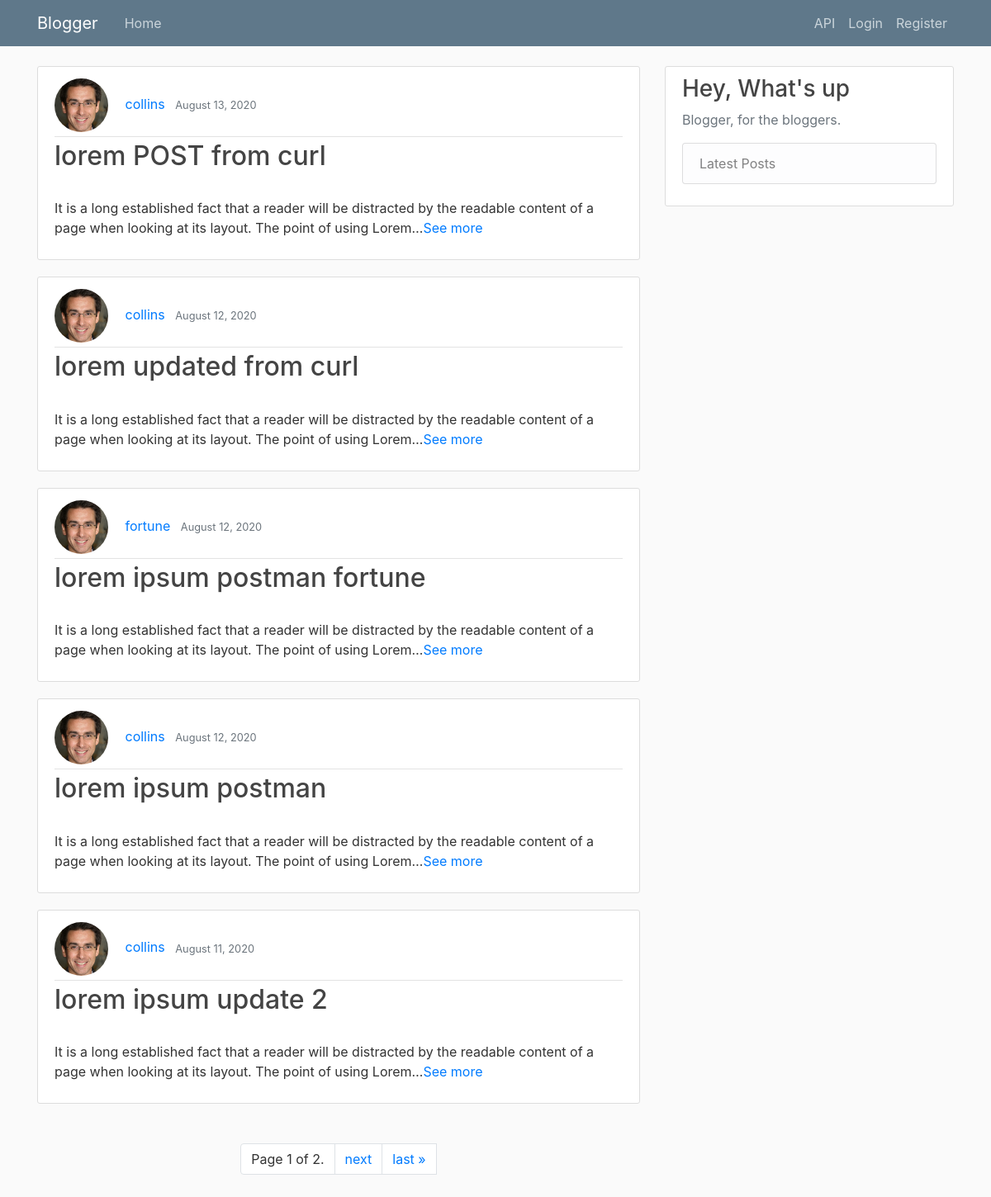
The page / on the database its author committed.
### page/models.py (models this page shows, shortened)
class Post(models.Model):
    title = models.CharField(max_length=50)
    content = models.TextField('content')
    date_posted = models.DateTimeField('time published', default=timezone.now)
    author = models.ForeignKey(
        User, related_name='posts', on_delete=models.CASCADE)
    slug = models.SlugField(max_length=75)

### users/models.py (models this page shows, shortened)
class Profile(models.Model):
    user = models.OneToOneField(User, on_delete=models.CASCADE)
    image = models.ImageField(default='default.png', upload_to='profile_pics')

### page/views.py (the view)
# urls.py: path('', views.HomeView.as_view(), name='home'),
class HomeView(generic.ListView):
    model = models.Post
    template_name = "page/home.html"
    ordering = ['-date_posted']
    context_object_name = 'posts'
    paginate_by = 5

### page/templates/page/home.html
{% extends "page/base.html" %}
{% block content %}
{% for post in posts %}
<article class="media content-section">
    <div class="media-body">
        <div class="article-metadata">
            <img class="rounded-circle article-img my-1" src="{{ post.author.profile.image.url}}">
            <a class="mr-2" href="{% url 'profile' post.author.username %}">{{ post.author }}</a>
            <small class="text-muted">{{ post.date_posted | date:"F j, Y" }}</small>
        </div>
        <h2><a class="article-title" href="{% url 'page:detail' post.pk post.slug %}">{{ post.title }}</a></h2>
        <p class="article-content">
            {{ post.content | truncatechars:150 }}<a href="{% url 'page:detail' post.pk post.slug %}">See more</a>
        </p>
    </div>
</article>
{% endfor %}
{% endblock content %}

### page/templates/page/base.html (shortened to what this page needs)
{% load static %}
<!doctype html>
<html lang="en">
<head>
    <link rel="stylesheet" href="https://stackpath.bootstrapcdn.com/bootstrap/4.3.1/css/bootstrap.min.css"
>
    <link rel="stylesheet" href="{% static 'page\main.css' %}">
</head>
<body>
    <header class="site-header">
        <nav class="navbar navbar-expand-md navbar-dark bg-steel fixed-top">
            <div class="container">
                <a class="navbar-brand mr-4" href="/">Blogger</a>
                <div class="collapse navbar-collapse" id="navbarToggle">
                    <div class="navbar-nav mr-auto">
                        <a class="nav-item nav-link" href="{% url 'page:home' %}">Home</a>
                    </div>
                    <div class="navbar-nav">
                        <a class="nav-item nav-link" href="{% url 'page:api' %}">API</a>
                        {% if user.is_authenticated %}
                        <a class="nav-item nav-link"
                            href="{% url 'profile' user.username %}">{{ user.username | upper }}</a>
                        <a class="nav-item nav-link" href="{% url 'page:create' %}">New Post</a>
                        <a class="nav-item nav-link" href="{% url 'logout' %}">Logout</a>
                        {% else %}
                        <a class="nav-item nav-link" href="/login">Login</a>
                        <a class="nav-item nav-link" href="/register">Register</a>
                        {% endif %}
                    </div>
                </div>
            </div>
        </nav>
    </header>
    <main role="main" class="container">
        <div class="row">
            <div class="col-md-8">
                {% block content %}
                {% endblock %}
                {% if is_paginated %}
                <ul class="pagination my-5" style="justify-content: center;">
                    <li class="page-item">
                        <a class='page-link'>
                            <span class="current">
                                Page {{ page_obj.number }} of {{ page_obj.paginator.num_pages }}.
                            </span>
                        </a>
                    </li>
                    {% if page_obj.has_next %}
                    <a class='page-link' href="?page={{ page_obj.next_page_number }}">next</a>
                    <a class='page-link' href="?page={{ page_obj.paginator.num_pages }}">last &raquo;</a>
                    {% endif %}
                </ul>
                {% endif %}
            </div>
            <div class="col-md-4">
                <div class="content-section">
                    <h3>Hey, What's up</h3>
                    <p class='text-muted'>Blogger, for the bloggers.
                        <ul class="list-group">
                            <li class="list-group-item list-group-item-light">Latest Posts</li>
                        </ul>
                    </p>
                </div>
            </div>
        </div>
    </main>
</body>
</html>

### page/static/page/main.css (style rules this page uses)
body { background: #fafafa; color: #333333; margin-top: 5rem; }
h1, h2, h3, h4, h5, h6 { color: #444444; }
.bg-steel { background-color: #5f788a; }
.site-header .navbar-nav .nav-link { color: #cbd5db; }
.content-section { background: #ffffff; padding: 10px 20px; border: 1px solid #dddddd; border-radius: 3px; margin-bottom: 20px; }
.article-title { color: #444444; }
.article-content { white-space: pre-line; }
.article-img { height: 65px; width: 65px; margin-right: 16px; }
.article-metadata { padding-bottom: 1px; margin-bottom: 4px; border-bottom: 1px solid #e3e3e3; }

### rows shown on the page
Post: author.profile.image (placeholder picture), author "collins", date_posted "August 13, 2020", title "lorem POST from curl", content "It is a long established fact that a reader will be distracted by the readable content of a page when looking at its layout. The point of using Lorem…"
Post: author.profile.image (placeholder picture), author "collins", date_posted "August 12, 2020", title "lorem updated from curl", content "It is a long established fact that a reader will be distracted by the readable content of a page when looking at its layout. The point of using Lorem…"
Post: author.profile.image (placeholder picture), author "fortune", date_posted "August 12, 2020", title "lorem ipsum postman fortune", content "It is a long established fact that a reader will be distracted by the readable content of a page when looking at its layout. The point of using Lorem…"
Post: author.profile.image (placeholder picture), author "collins", date_posted "August 12, 2020", title "lorem ipsum postman", content "It is a long established fact that a reader will be distracted by the readable content of a page when looking at its layout. The point of using Lorem…"
Post: author.profile.image (placeholder picture), author "collins", date_posted "August 11, 2020", title "lorem ipsum update 2", content "It is a long established fact that a reader will be distracted by the readable content of a page when looking at its layout. The point of using Lorem…"

### other values the page prints
{{ page_obj.number }} "1"
{{ page_obj.paginator.num_pages }} "2"
